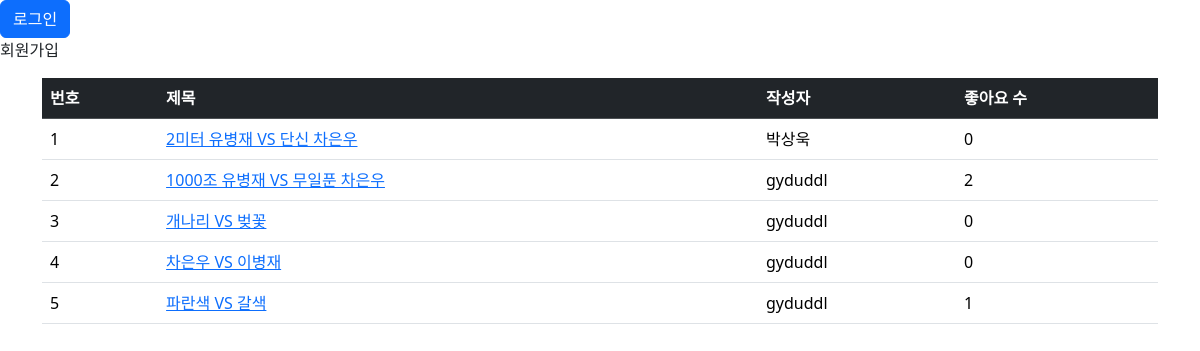
Screenshot of /polls/ with the database file from the repository.
### polls/models.py (models this page shows, shortened)
class Question(models.Model):
    user = models.ForeignKey(settings.AUTH_USER_MODEL, on_delete=models.CASCADE, default=1)
    like_users = models.ManyToManyField(settings.AUTH_USER_MODEL, related_name='like_articles')
    question_Text = models.CharField(max_length=200)
    pub_date = models.DateTimeField('date published')

### polls/views.py (the view)
# urls.py: path('', views.index, name='index'),
def index(request): # 메인 페이지
    latest_question_list = Question.objects.order_by('-pub_date')[:5]
    context = {'latest_question_list': latest_question_list}
    return render(request, 'polls/index.html', context)

### templates/polls/index.html
{% extends 'base.html' %}
{% block content %}
    {% if user.is_authenticated %}
    <a href="/polls/new/"  class="btn btn-primary">Create페이지로 이동하기</a>
    <a href="{% url 'common:logout' %}" class="btn btn-primary">{{ user.username }} (로그아웃)</a>
    {% else %}
    <a href="{% url 'common:login' %}" class="btn btn-primary">로그인</a>
    <a class="nav-link" href="{% url 'common:signup' %}">회원가입</a>
    {% endif %}
<div class="container my-3">
    <table class="table">
        <thead>
            <tr class="table-dark">
                <th>번호</th>
                <th>제목</th>
                <th>작성자</th>
                <th>좋아요 수</th>
            </tr>
        </thead>
        <tbody>
            {% if latest_question_list %}
            {% for question in latest_question_list %}
            <tr>
                <td>{{ forloop.counter }}</td>
                <td><a href="{% url 'polls:detail' question.id %}">{{ question.question_Text }}</a></td>
                <td>{{ question.user }}</td>
                <td>{{ question.like_users.all|length }}</td>
            </tr>
            {% endfor %}
            {% else %}
            <tr>
                <td colspan="3">질문이 없습니다.</td>
            </tr>
            {% endif %}
        </tbody>
    </table>
</div>
{% endblock %}

### templates/base.html (shortened to what this page needs)
{% load static %}
<!doctype html>
<html lang="ko">
<head>
    <link rel="stylesheet" type="text/css" href="{% static 'bootstrap.min.css' %}">
    <link rel="stylesheet" type="text/css" href="{% static 'style.css' %}">
</head>
<body>
{% block content %}
{% endblock %}
</body>
</html>

### rows the page displays
Question: question_Text "2미터 유병재 VS 단신 차은우", user "박상욱", like_users.all|length "0"
Question: question_Text "1000조 유병재 VS 무일푼 차은우", user "gyduddl", like_users.all|length "2"
Question: question_Text "개나리 VS 벚꽃", user "gyduddl", like_users.all|length "0"
Question: question_Text "차은우 VS 이병재", user "gyduddl", like_users.all|length "0"
Question: question_Text "파란색 VS 갈색", user "gyduddl", like_users.all|length "1"
